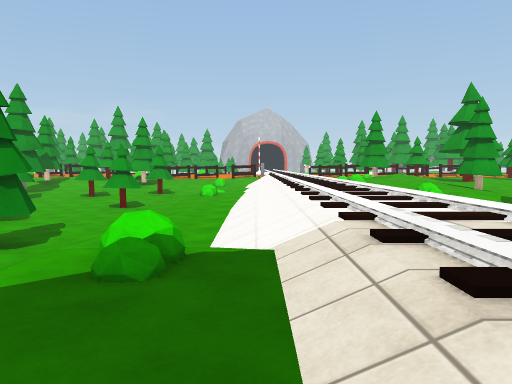
view 1 (above)

24 first-person views from a walk through a Unity game level. The camera is 1.3 m above the floor, tilts 4° down and sees 70° across. The floor is counted in squares, 2 m on a side. Each view is taken from the middle of a square. On the plan, view 1 faces up. The plan holds only what a view shows up to about 11 squares ahead; the rest is blank. The place goes on beyond the plan. The player character is not drawn. Surface patterns are stand-ins for the level's own textures.

view 2
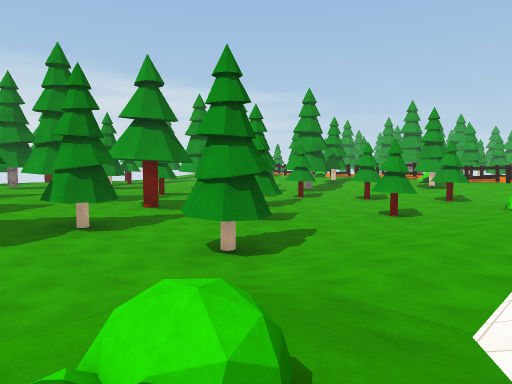

view 3
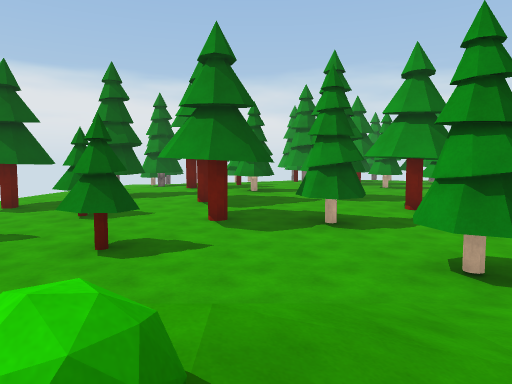

view 4
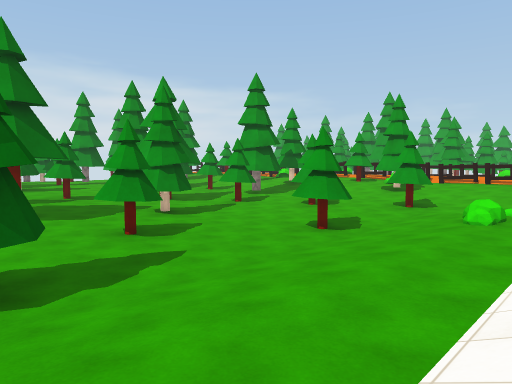

view 5
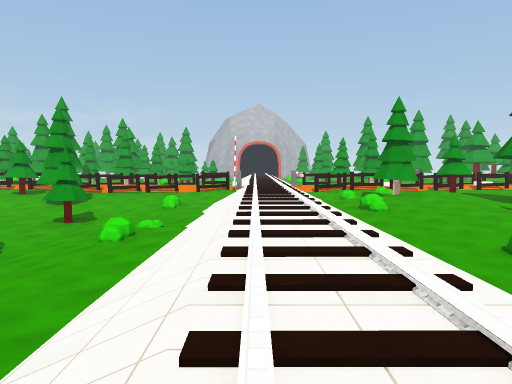

view 6
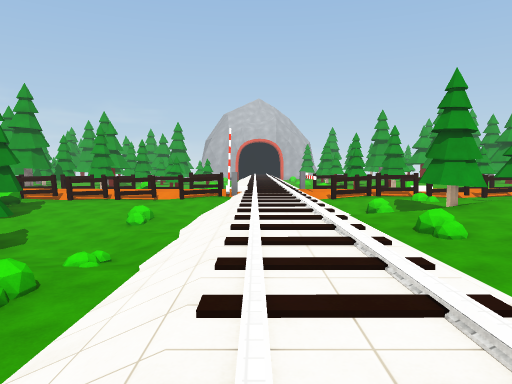

view 7
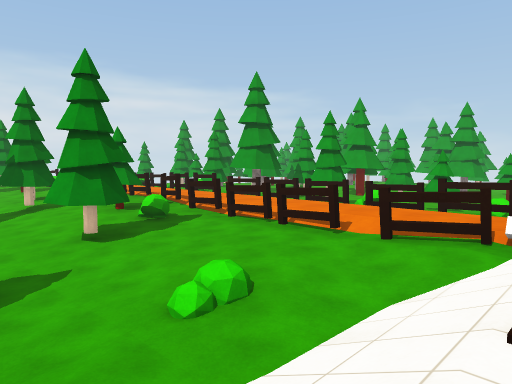

view 8
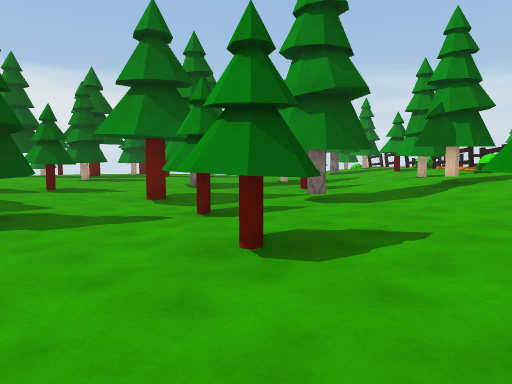

view 9
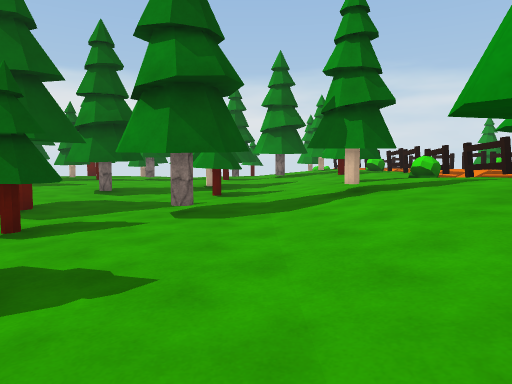

view 10
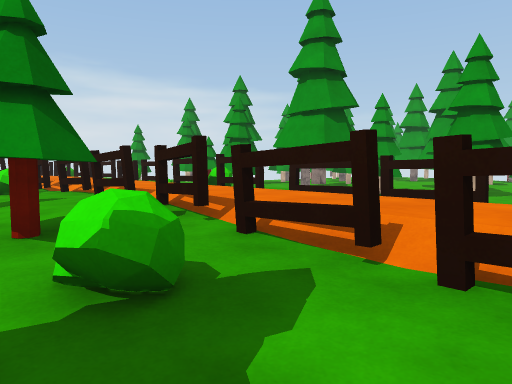

view 11
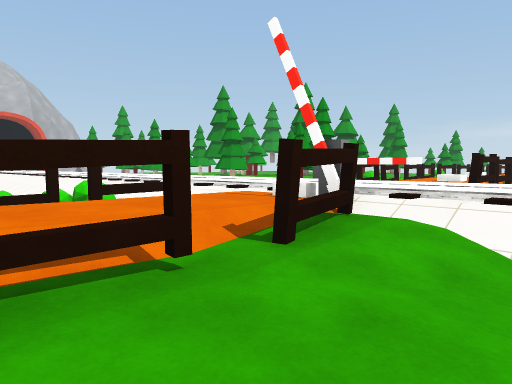

view 12
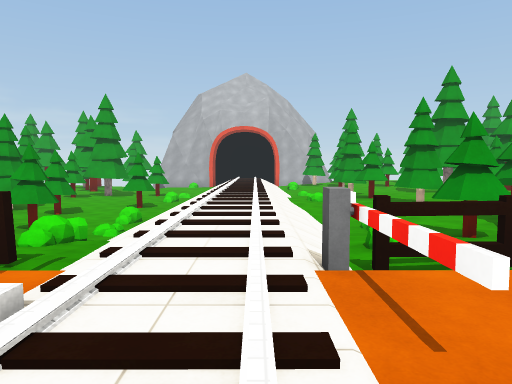

view 13
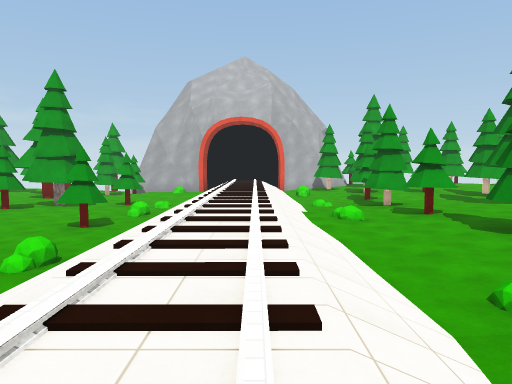

view 14
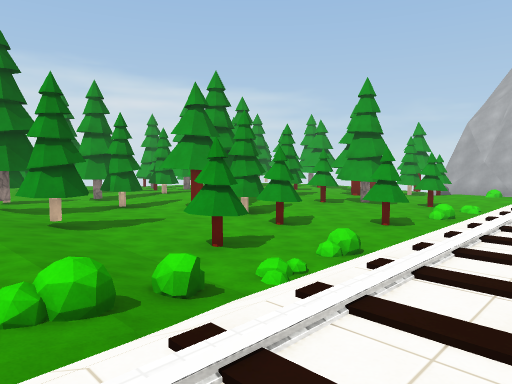

view 15
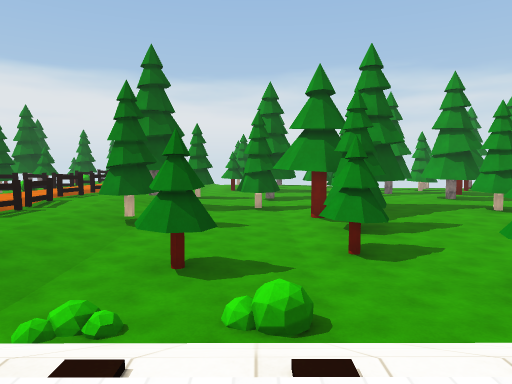

view 16
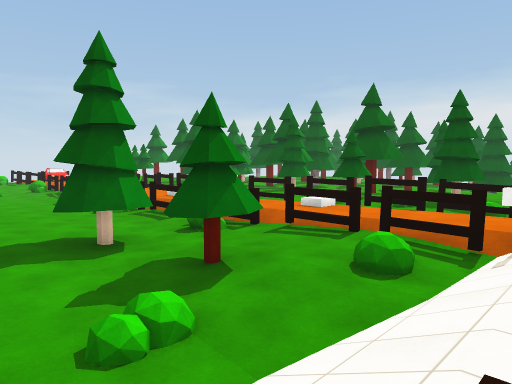

view 17
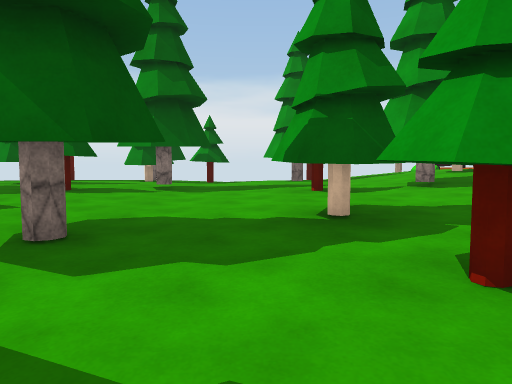

view 18
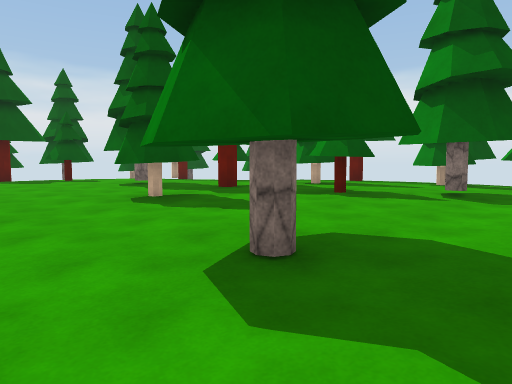

view 19
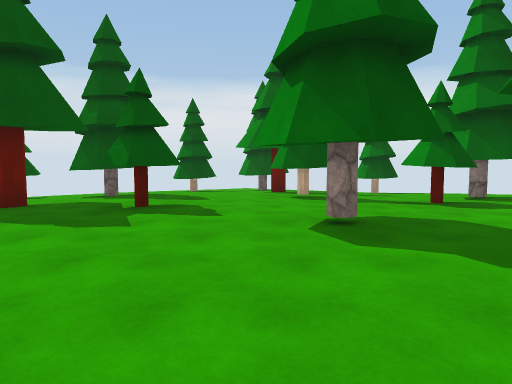

view 20
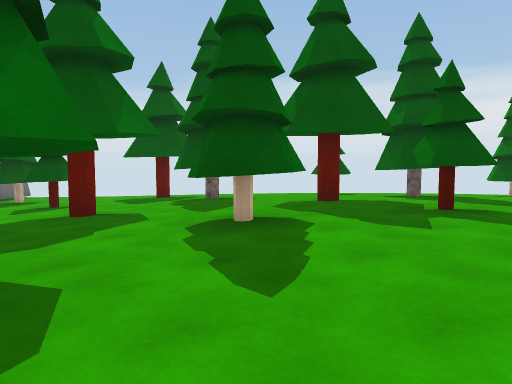

view 21
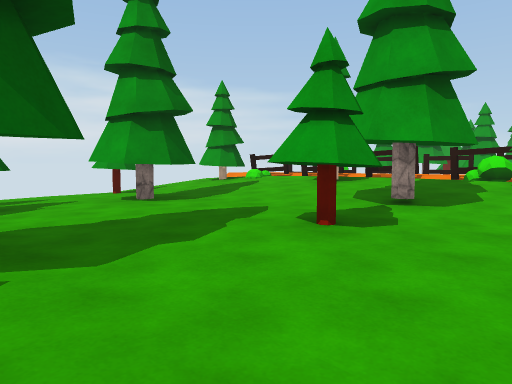

view 22
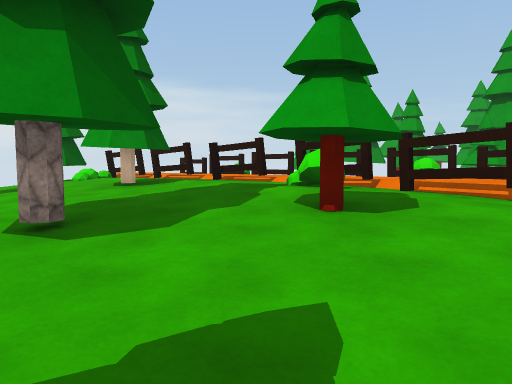

view 23
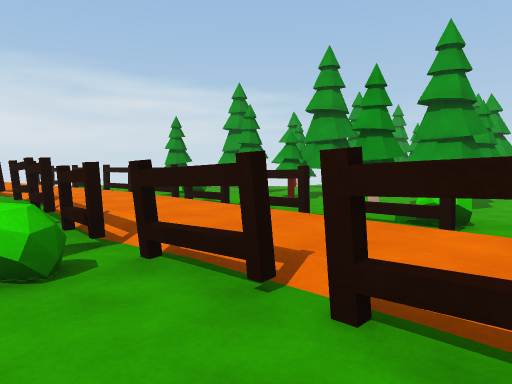

view 24
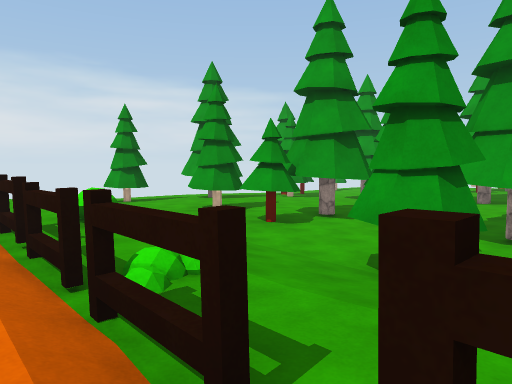

### Floor plan
Key: @ floor where view 1 was taken; # wall or solid block; x gap in a wall; . main floor; : floor 0.25 m higher than the main floor; - floor 0.25 m lower than the main floor; + floor 0.5 m higher than the main floor; _ floor 0.5 m lower than the main floor; * floor 0.75 m higher than the main floor; < floor 0.75 m lower than the main floor; % floor 1 m higher than the main floor; / step, stairs or slope; = window, fence, low wall or low ledge; O other object.
Columns run from 23 left of view 1 to 8 right of it. Each row starts with its distance up from view 1.
 33               :OOOO---//  //:O:+
 32               :::.O---=////.OO++
 31           :O    ...--O-////::+++
 30       ::O .O:   #..--O-/////:O++
 29      ::::....   #OOO---////::++
 28     ::::#..#. ...--O---////::OO
 27    ::O: #.. . O..-----=////::O
 26  OO::OOOO.........--O-/////:/+OO
 25    :::: :.OO.....O..--//////::O+
 24          //O /#//O////=/////O:O+
 23      **=//////*//+++++=/////O+::
 22   # *#**#///#x#*==+/=++/////++=+
 21  =//%%%%%%%%%%%#/////=#///O##///
 20  %%%%%#%%%%%%%%%%%%%%%%%//%%%/%%
 19  #####*###/##*#x###/#+#O///##/#+
 18  OO**O**O//+++**O=+/++///////***
 17 /O+/*O*+O//O/+O/O+O//://///=/*OO
 16 /////++#/////OO///O/////////O **
 15 OO:/:::x:.....x...---/////+/O//*
 14 ..:#:::O:OOO--#----O-_////+////
 13 ...:::::...------O-_///////=*//
 12  .OO..#...#---_O____///////+*/
 11   .:::#:..##-#_____O///////++OO
 10  ##OO::O:...--_OO__O///////:++/
  9    ::::::...O--OO__<///////://
  8    #:O:::O..O---_O_<///////
  7    ::::#:.....-#___<///////
  6     :::::::..#---__O//////
  5  ..#xO: #:::##--O__O//////
  4  ....:::::::...-O__<//////
  3 --...OO::::O...--__<//////
  2 OO...O::OO::..#-#__<//#+//
  1     #.::::#:..--__O</ ++/
  0     ...:::....--___<   @
 -1     ...##...#--O___
 -2     OO...... --___
 -3      ----O----#__OO
 -4        --  --___ <<#

Where each view was taken, in squares from view 1:
view 1: 0 up, 0 right, facing up
view 2: 2 up, 0 right, facing up-left
view 3: 3 up, 0 right, facing left
view 4: 5 up, 0 right, facing up-left
view 5: 5 up, 1 right, facing up
view 6: 8 up, 1 right, facing up
view 7: 14 up, 1 right, facing up-left
view 8: 13 up, 3 left, facing left
view 9: 15 up, 4 left, facing left
view 10: 17 up, 4 left, facing up-left
view 11: 17 up, 3 left, facing up-right
view 12: 18 up, 2 right, facing up
view 13: 22 up, 2 right, facing up
view 14: 22 up, 2 right, facing up-left
view 15: 27 up, 2 right, facing left
view 16: 26 up, 2 right, facing down-right
view 17: 13 up, 10 left, facing left
view 18: 13 up, 11 left, facing down-left
view 19: 7 up, 12 left, facing down-left
view 20: 7 up, 12 left, facing down
view 21: 11 up, 14 left, facing up-left
view 22: 15 up, 13 left, facing up-left
view 23: 18 up, 9 left, facing up-left
view 24: 21 up, 11 left, facing up-left
